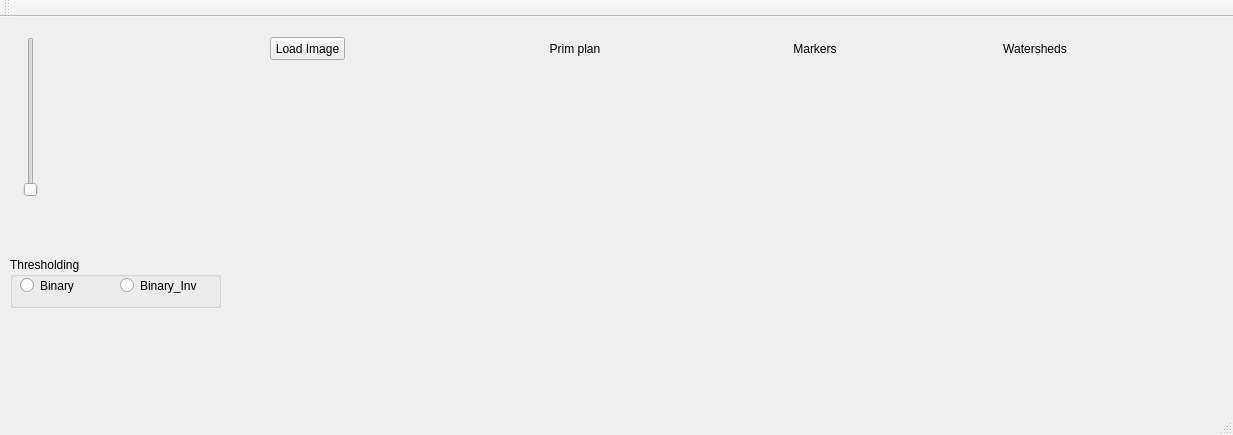
<?xml version="1.0" encoding="UTF-8"?>
<ui version="4.0">
 <class>MainWindow</class>
 <widget class="QMainWindow" name="MainWindow">
  <property name="geometry">
   <rect>
    <x>0</x>
    <y>0</y>
    <width>1233</width>
    <height>435</height>
   </rect>
  </property>
  <property name="windowTitle">
   <string>MainWindow</string>
  </property>
  <widget class="QWidget" name="centralWidget">
   <widget class="QLabel" name="label_LoadImage">
    <property name="geometry">
     <rect>
      <x>240</x>
      <y>80</y>
      <width>211</width>
      <height>221</height>
     </rect>
    </property>
    <property name="text">
     <string/>
    </property>
   </widget>
   <widget class="QPushButton" name="pushButton_LoadImage">
    <property name="geometry">
     <rect>
      <x>270</x>
      <y>20</y>
      <width>75</width>
      <height>23</height>
     </rect>
    </property>
    <property name="text">
     <string>Load Image</string>
    </property>
   </widget>
   <widget class="QSlider" name="verticalSlider">
    <property name="geometry">
     <rect>
      <x>20</x>
      <y>20</y>
      <width>22</width>
      <height>160</height>
     </rect>
    </property>
    <property name="orientation">
     <enum>Qt::Vertical</enum>
    </property>
   </widget>
   <widget class="QLabel" name="label_VerticalSlider">
    <property name="geometry">
     <rect>
      <x>10</x>
      <y>200</y>
      <width>47</width>
      <height>13</height>
     </rect>
    </property>
    <property name="text">
     <string/>
    </property>
   </widget>
   <widget class="QGroupBox" name="groupBox">
    <property name="geometry">
     <rect>
      <x>10</x>
      <y>240</y>
      <width>211</width>
      <height>51</height>
     </rect>
    </property>
    <property name="title">
     <string>Thresholding</string>
    </property>
    <widget class="QRadioButton" name="radioButton_Threshold_Binary">
     <property name="geometry">
      <rect>
       <x>10</x>
       <y>20</y>
       <width>82</width>
       <height>17</height>
      </rect>
     </property>
     <property name="text">
      <string>Binary</string>
     </property>
    </widget>
    <widget class="QRadioButton" name="radioButton_Threshold_Binary_Inv">
     <property name="geometry">
      <rect>
       <x>110</x>
       <y>20</y>
       <width>82</width>
       <height>17</height>
      </rect>
     </property>
     <property name="text">
      <string>Binary_Inv</string>
     </property>
    </widget>
   </widget>
   <widget class="QLabel" name="label_Prim_Plan">
    <property name="geometry">
     <rect>
      <x>510</x>
      <y>80</y>
      <width>211</width>
      <height>221</height>
     </rect>
    </property>
    <property name="text">
     <string/>
    </property>
   </widget>
   <widget class="QLabel" name="label_Markers">
    <property name="geometry">
     <rect>
      <x>760</x>
      <y>80</y>
      <width>211</width>
      <height>221</height>
     </rect>
    </property>
    <property name="text">
     <string/>
    </property>
   </widget>
   <widget class="QLabel" name="label_Watershed">
    <property name="geometry">
     <rect>
      <x>990</x>
      <y>80</y>
      <width>211</width>
      <height>221</height>
     </rect>
    </property>
    <property name="text">
     <string/>
    </property>
   </widget>
   <widget class="QLabel" name="label_PrimPlan">
    <property name="geometry">
     <rect>
      <x>540</x>
      <y>20</y>
      <width>70</width>
      <height>23</height>
     </rect>
    </property>
    <property name="text">
     <string>Prim plan</string>
    </property>
    <property name="alignment">
     <set>Qt::AlignCenter</set>
    </property>
   </widget>
   <widget class="QLabel" name="label_Marker">
    <property name="geometry">
     <rect>
      <x>780</x>
      <y>20</y>
      <width>70</width>
      <height>23</height>
     </rect>
    </property>
    <property name="text">
     <string>Markers</string>
    </property>
    <property name="alignment">
     <set>Qt::AlignCenter</set>
    </property>
   </widget>
   <widget class="QLabel" name="label_Watersheds">
    <property name="geometry">
     <rect>
      <x>1000</x>
      <y>20</y>
      <width>70</width>
      <height>23</height>
     </rect>
    </property>
    <property name="text">
     <string>Watersheds</string>
    </property>
    <property name="alignment">
     <set>Qt::AlignCenter</set>
    </property>
   </widget>
  </widget>
  <widget class="QMenuBar" name="menuBar">
   <property name="geometry">
    <rect>
     <x>0</x>
     <y>0</y>
     <width>1233</width>
     <height>21</height>
    </rect>
   </property>
  </widget>
  <widget class="QToolBar" name="mainToolBar">
   <attribute name="toolBarArea">
    <enum>TopToolBarArea</enum>
   </attribute>
   <attribute name="toolBarBreak">
    <bool>false</bool>
   </attribute>
  </widget>
  <widget class="QStatusBar" name="statusBar"/>
 </widget>
 <layoutdefault spacing="6" margin="11"/>
 <resources/>
 <connections/>
</ui>
